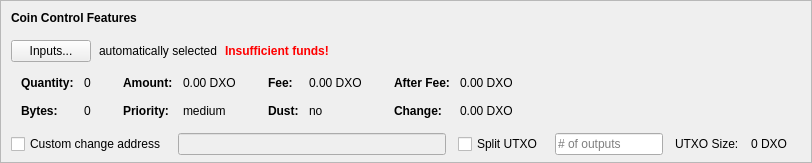
    <widget class="QFrame" name="frameCoinControl">
     <property name="sizePolicy">
      <sizepolicy hsizetype="Expanding" vsizetype="Expanding">
       <horstretch>0</horstretch>
       <verstretch>0</verstretch>
      </sizepolicy>
     </property>
     <property name="maximumSize">
      <size>
       <width>16777215</width>
       <height>16777215</height>
      </size>
     </property>
     <property name="frameShape">
      <enum>QFrame::StyledPanel</enum>
     </property>
     <property name="frameShadow">
      <enum>QFrame::Sunken</enum>
     </property>
     <layout class="QVBoxLayout" name="verticalLayoutCoinControl2">
      <property name="spacing">
       <number>0</number>
      </property>
      <property name="leftMargin">
       <number>0</number>
      </property>
      <property name="topMargin">
       <number>0</number>
      </property>
      <property name="rightMargin">
       <number>0</number>
      </property>
      <property name="bottomMargin">
       <number>6</number>
      </property>
      <item>
       <layout class="QVBoxLayout" name="verticalLayoutCoinControl" stretch="0,0,0,0,1">
        <property name="spacing">
         <number>0</number>
        </property>
        <property name="leftMargin">
         <number>10</number>
        </property>
        <property name="topMargin">
         <number>10</number>
        </property>
        <item>
         <layout class="QHBoxLayout" name="horizontalLayoutCoinControl1">
          <property name="bottomMargin">
           <number>15</number>
          </property>
          <item>
           <widget class="QLabel" name="labelCoinControlFeatures">
            <property name="sizePolicy">
             <sizepolicy hsizetype="Preferred" vsizetype="Maximum">
              <horstretch>0</horstretch>
              <verstretch>0</verstretch>
             </sizepolicy>
            </property>
            <property name="font">
             <font>
              <weight>75</weight>
              <bold>true</bold>
             </font>
            </property>
            <property name="styleSheet">
             <string notr="true">font-weight:bold;</string>
            </property>
            <property name="text">
             <string>Coin Control Features</string>
            </property>
           </widget>
          </item>
         </layout>
        </item>
        <item>
         <layout class="QHBoxLayout" name="horizontalLayoutCoinControl2" stretch="0,0,0,0">
          <property name="spacing">
           <number>8</number>
          </property>
          <property name="bottomMargin">
           <number>10</number>
          </property>
          <item>
           <widget class="QPushButton" name="pushButtonCoinControl">
            <property name="styleSheet">
             <string notr="true"/>
            </property>
            <property name="text">
             <string>Inputs...</string>
            </property>
            <property name="autoDefault">
             <bool>false</bool>
            </property>
           </widget>
          </item>
          <item>
           <widget class="QLabel" name="labelCoinControlAutomaticallySelected">
            <property name="text">
             <string>automatically selected</string>
            </property>
            <property name="margin">
             <number>5</number>
            </property>
           </widget>
          </item>
          <item>
           <widget class="QLabel" name="labelCoinControlInsuffFunds">
            <property name="font">
             <font>
              <weight>75</weight>
              <bold>true</bold>
             </font>
            </property>
            <property name="styleSheet">
             <string notr="true">color:red;font-weight:bold;</string>
            </property>
            <property name="text">
             <string>Insufficient funds!</string>
            </property>
            <property name="margin">
             <number>5</number>
            </property>
           </widget>
          </item>
          <item>
           <spacer name="horizontalSpacerCoinControl">
            <property name="orientation">
             <enum>Qt::Horizontal</enum>
            </property>
            <property name="sizeHint" stdset="0">
             <size>
              <width>40</width>
              <height>1</height>
             </size>
            </property>
           </spacer>
          </item>
         </layout>
        </item>
        <item>
         <widget class="QWidget" name="widgetCoinControl" native="true">
          <property name="sizePolicy">
           <sizepolicy hsizetype="Preferred" vsizetype="Preferred">
            <horstretch>0</horstretch>
            <verstretch>0</verstretch>
           </sizepolicy>
          </property>
          <property name="minimumSize">
           <size>
            <width>0</width>
            <height>0</height>
           </size>
          </property>
          <property name="styleSheet">
           <string notr="true"/>
          </property>
          <layout class="QHBoxLayout" name="horizontalLayoutCoinControl5">
           <property name="leftMargin">
            <number>0</number>
           </property>
           <property name="topMargin">
            <number>0</number>
           </property>
           <property name="rightMargin">
            <number>0</number>
           </property>
           <property name="bottomMargin">
            <number>0</number>
           </property>
           <item>
            <layout class="QHBoxLayout" name="horizontalLayoutCoinControl3" stretch="0,0,0,1">
             <property name="spacing">
              <number>20</number>
             </property>
             <property name="topMargin">
              <number>0</number>
             </property>
             <property name="bottomMargin">
              <number>10</number>
             </property>
             <item>
              <layout class="QFormLayout" name="formLayoutCoinControl1">
               <property name="horizontalSpacing">
                <number>10</number>
               </property>
               <property name="verticalSpacing">
                <number>14</number>
               </property>
               <property name="leftMargin">
                <number>10</number>
               </property>
               <property name="topMargin">
                <number>4</number>
               </property>
               <property name="rightMargin">
                <number>6</number>
               </property>
               <item row="0" column="0">
                <widget class="QLabel" name="labelCoinControlQuantityText">
                 <property name="font">
                  <font>
                   <weight>75</weight>
                   <bold>true</bold>
                  </font>
                 </property>
                 <property name="text">
                  <string>Quantity:</string>
                 </property>
                 <property name="margin">
                  <number>0</number>
                 </property>
                </widget>
               </item>
               <item row="0" column="1">
                <widget class="QLabel" name="labelCoinControlQuantity">
                 <property name="cursor">
                  <cursorShape>IBeamCursor</cursorShape>
                 </property>
                 <property name="contextMenuPolicy">
                  <enum>Qt::ActionsContextMenu</enum>
                 </property>
                 <property name="text">
                  <string notr="true">0</string>
                 </property>
                 <property name="margin">
                  <number>0</number>
                 </property>
                 <property name="textInteractionFlags">
                  <set>Qt::LinksAccessibleByMouse|Qt::TextSelectableByKeyboard|Qt::TextSelectableByMouse</set>
                 </property>
                </widget>
               </item>
               <item row="1" column="0">
                <widget class="QLabel" name="labelCoinControlBytesText">
                 <property name="font">
                  <font>
                   <weight>75</weight>
                   <bold>true</bold>
                  </font>
                 </property>
                 <property name="text">
                  <string>Bytes:</string>
                 </property>
                </widget>
               </item>
               <item row="1" column="1">
                <widget class="QLabel" name="labelCoinControlBytes">
                 <property name="cursor">
                  <cursorShape>IBeamCursor</cursorShape>
                 </property>
                 <property name="contextMenuPolicy">
                  <enum>Qt::ActionsContextMenu</enum>
                 </property>
                 <property name="text">
                  <string notr="true">0</string>
                 </property>
                 <property name="textInteractionFlags">
                  <set>Qt::LinksAccessibleByMouse|Qt::TextSelectableByKeyboard|Qt::TextSelectableByMouse</set>
                 </property>
                </widget>
               </item>
              </layout>
             </item>
             <item>
              <layout class="QFormLayout" name="formLayoutCoinControl2">
               <property name="horizontalSpacing">
                <number>10</number>
               </property>
               <property name="verticalSpacing">
                <number>14</number>
               </property>
               <property name="leftMargin">
                <number>6</number>
               </property>
               <property name="topMargin">
                <number>4</number>
               </property>
               <property name="rightMargin">
                <number>6</number>
               </property>
               <item row="0" column="0">
                <widget class="QLabel" name="labelCoinControlAmountText">
                 <property name="font">
                  <font>
                   <weight>75</weight>
                   <bold>true</bold>
                  </font>
                 </property>
                 <property name="text">
                  <string>Amount:</string>
                 </property>
                 <property name="margin">
                  <number>0</number>
                 </property>
                </widget>
               </item>
               <item row="0" column="1">
                <widget class="QLabel" name="labelCoinControlAmount">
                 <property name="cursor">
                  <cursorShape>IBeamCursor</cursorShape>
                 </property>
                 <property name="contextMenuPolicy">
                  <enum>Qt::ActionsContextMenu</enum>
                 </property>
                 <property name="text">
                  <string notr="true">0.00 DXO</string>
                 </property>
                 <property name="textInteractionFlags">
                  <set>Qt::LinksAccessibleByMouse|Qt::TextSelectableByKeyboard|Qt::TextSelectableByMouse</set>
                 </property>
                </widget>
               </item>
               <item row="1" column="0">
                <widget class="QLabel" name="labelCoinControlPriorityText">
                 <property name="font">
                  <font>
                   <weight>75</weight>
                   <bold>true</bold>
                  </font>
                 </property>
                 <property name="text">
                  <string>Priority:</string>
                 </property>
                </widget>
               </item>
               <item row="1" column="1">
                <widget class="QLabel" name="labelCoinControlPriority">
                 <property name="cursor">
                  <cursorShape>IBeamCursor</cursorShape>
                 </property>
                 <property name="contextMenuPolicy">
                  <enum>Qt::ActionsContextMenu</enum>
                 </property>
                 <property name="text">
                  <string>medium</string>
                 </property>
                 <property name="textInteractionFlags">
                  <set>Qt::LinksAccessibleByMouse|Qt::TextSelectableByKeyboard|Qt::TextSelectableByMouse</set>
                 </property>
                </widget>
               </item>
              </layout>
             </item>
             <item>
              <layout class="QFormLayout" name="formLayoutCoinControl3">
               <property name="horizontalSpacing">
                <number>10</number>
               </property>
               <property name="verticalSpacing">
                <number>14</number>
               </property>
               <property name="leftMargin">
                <number>6</number>
               </property>
               <property name="topMargin">
                <number>4</number>
               </property>
               <property name="rightMargin">
                <number>6</number>
               </property>
               <item row="0" column="0">
                <widget class="QLabel" name="labelCoinControlFeeText">
                 <property name="font">
                  <font>
                   <weight>75</weight>
                   <bold>true</bold>
                  </font>
                 </property>
                 <property name="text">
                  <string>Fee:</string>
                 </property>
                 <property name="margin">
                  <number>0</number>
                 </property>
                </widget>
               </item>
               <item row="0" column="1">
                <widget class="QLabel" name="labelCoinControlFee">
                 <property name="cursor">
                  <cursorShape>IBeamCursor</cursorShape>
                 </property>
                 <property name="contextMenuPolicy">
                  <enum>Qt::ActionsContextMenu</enum>
                 </property>
                 <property name="text">
                  <string notr="true">0.00 DXO</string>
                 </property>
                 <property name="textInteractionFlags">
                  <set>Qt::LinksAccessibleByMouse|Qt::TextSelectableByKeyboard|Qt::TextSelectableByMouse</set>
                 </property>
                </widget>
               </item>
               <item row="1" column="0">
                <widget class="QLabel" name="labelCoinControlLowOutputText">
                 <property name="font">
                  <font>
                   <weight>75</weight>
                   <bold>true</bold>
                  </font>
                 </property>
                 <property name="text">
                  <string>Dust:</string>
                 </property>
                </widget>
               </item>
               <item row="1" column="1">
                <widget class="QLabel" name="labelCoinControlLowOutput">
                 <property name="cursor">
                  <cursorShape>IBeamCursor</cursorShape>
                 </property>
                 <property name="contextMenuPolicy">
                  <enum>Qt::ActionsContextMenu</enum>
                 </property>
                 <property name="text">
                  <string>no</string>
                 </property>
                 <property name="textInteractionFlags">
                  <set>Qt::LinksAccessibleByMouse|Qt::TextSelectableByKeyboard|Qt::TextSelectableByMouse</set>
                 </property>
                </widget>
               </item>
              </layout>
             </item>
             <item>
              <layout class="QFormLayout" name="formLayoutCoinControl4">
               <property name="horizontalSpacing">
                <number>10</number>
               </property>
               <property name="verticalSpacing">
                <number>14</number>
               </property>
               <property name="leftMargin">
                <number>6</number>
               </property>
               <property name="topMargin">
                <number>4</number>
               </property>
               <property name="rightMargin">
                <number>6</number>
               </property>
               <item row="0" column="0">
                <widget class="QLabel" name="labelCoinControlAfterFeeText">
                 <property name="font">
                  <font>
                   <weight>75</weight>
                   <bold>true</bold>
                  </font>
                 </property>
                 <property name="text">
                  <string>After Fee:</string>
                 </property>
                 <property name="margin">
                  <number>0</number>
                 </property>
                </widget>
               </item>
               <item row="0" column="1">
                <widget class="QLabel" name="labelCoinControlAfterFee">
                 <property name="cursor">
                  <cursorShape>IBeamCursor</cursorShape>
                 </property>
                 <property name="contextMenuPolicy">
                  <enum>Qt::ActionsContextMenu</enum>
                 </property>
                 <property name="text">
                  <string notr="true">0.00 DXO</string>
                 </property>
                 <property name="textInteractionFlags">
                  <set>Qt::LinksAccessibleByMouse|Qt::TextSelectableByKeyboard|Qt::TextSelectableByMouse</set>
                 </property>
                </widget>
               </item>
               <item row="1" column="0">
                <widget class="QLabel" name="labelCoinControlChangeText">
                 <property name="font">
                  <font>
                   <weight>75</weight>
                   <bold>true</bold>
                  </font>
                 </property>
                 <property name="text">
                  <string>Change:</string>
                 </property>
                </widget>
               </item>
               <item row="1" column="1">
                <widget class="QLabel" name="labelCoinControlChange">
                 <property name="cursor">
                  <cursorShape>IBeamCursor</cursorShape>
                 </property>
                 <property name="contextMenuPolicy">
                  <enum>Qt::ActionsContextMenu</enum>
                 </property>
                 <property name="text">
                  <string notr="true">0.00 DXO</string>
                 </property>
                 <property name="textInteractionFlags">
                  <set>Qt::LinksAccessibleByMouse|Qt::TextSelectableByKeyboard|Qt::TextSelectableByMouse</set>
                 </property>
                </widget>
               </item>
              </layout>
             </item>
            </layout>
           </item>
          </layout>
         </widget>
        </item>
        <item>
         <layout class="QHBoxLayout" name="horizontalLayoutCoinControl4" stretch="0,0,0,0,0,0,0">
          <property name="spacing">
           <number>12</number>
          </property>
          <property name="sizeConstraint">
           <enum>QLayout::SetDefaultConstraint</enum>
          </property>
          <property name="topMargin">
           <number>5</number>
          </property>
          <property name="rightMargin">
           <number>5</number>
          </property>
          <item>
           <widget class="QCheckBox" name="checkBoxCoinControlChange">
            <property name="toolTip">
             <string>If this is activated, but the change address is empty or invalid, change will be sent to a newly generated address.</string>
            </property>
            <property name="text">
             <string>Custom change address</string>
            </property>
           </widget>
          </item>
          <item>
           <widget class="QValidatedLineEdit" name="lineEditCoinControlChange">
            <property name="enabled">
             <bool>false</bool>
            </property>
            <property name="sizePolicy">
             <sizepolicy hsizetype="Expanding" vsizetype="Fixed">
              <horstretch>0</horstretch>
              <verstretch>0</verstretch>
             </sizepolicy>
            </property>
           </widget>
          </item>
          <item>
           <widget class="QCheckBox" name="splitBlockCheckBox">
            <property name="text">
             <string>Split UTXO</string>
            </property>
           </widget>
          </item>
          <item>
           <widget class="QLineEdit" name="splitBlockLineEdit">
            <property name="sizePolicy">
             <sizepolicy hsizetype="Fixed" vsizetype="Fixed">
              <horstretch>50</horstretch>
              <verstretch>0</verstretch>
             </sizepolicy>
            </property>
            <property name="placeholderText">
             <string># of outputs</string>
            </property>
           </widget>
          </item>
          <item>
           <widget class="QLabel" name="labelBlockSizeText">
            <property name="text">
             <string>UTXO Size:</string>
            </property>
           </widget>
          </item>
          <item>
           <widget class="QLabel" name="labelBlockSize">
            <property name="text">
             <string>0 DXO</string>
            </property>
           </widget>
          </item>
          <item>
           <widget class="QLabel" name="labelCoinControlChangeLabel">
            <property name="sizePolicy">
             <sizepolicy hsizetype="Preferred" vsizetype="Expanding">
              <horstretch>0</horstretch>
              <verstretch>0</verstretch>
             </sizepolicy>
            </property>
            <property name="minimumSize">
             <size>
              <width>0</width>
              <height>0</height>
             </size>
            </property>
            <property name="text">
             <string/>
            </property>
            <property name="margin">
             <number>3</number>
            </property>
           </widget>
          </item>
         </layout>
        </item>
        <item>
         <spacer name="verticalSpacerCoinControl">
          <property name="orientation">
           <enum>Qt::Vertical</enum>
          </property>
          <property name="sizeHint" stdset="0">
           <size>
            <width>800</width>
            <height>1</height>
           </size>
          </property>
         </spacer>
        </item>
       </layout>
      </item>
     </layout>
    </widget>
